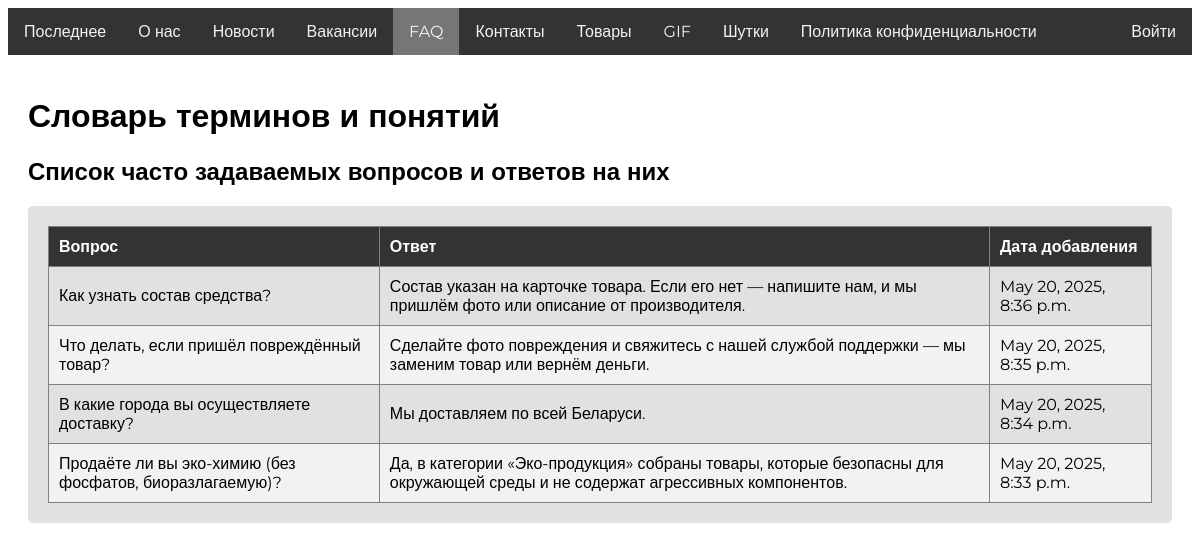
The app's page /faq/, older data.
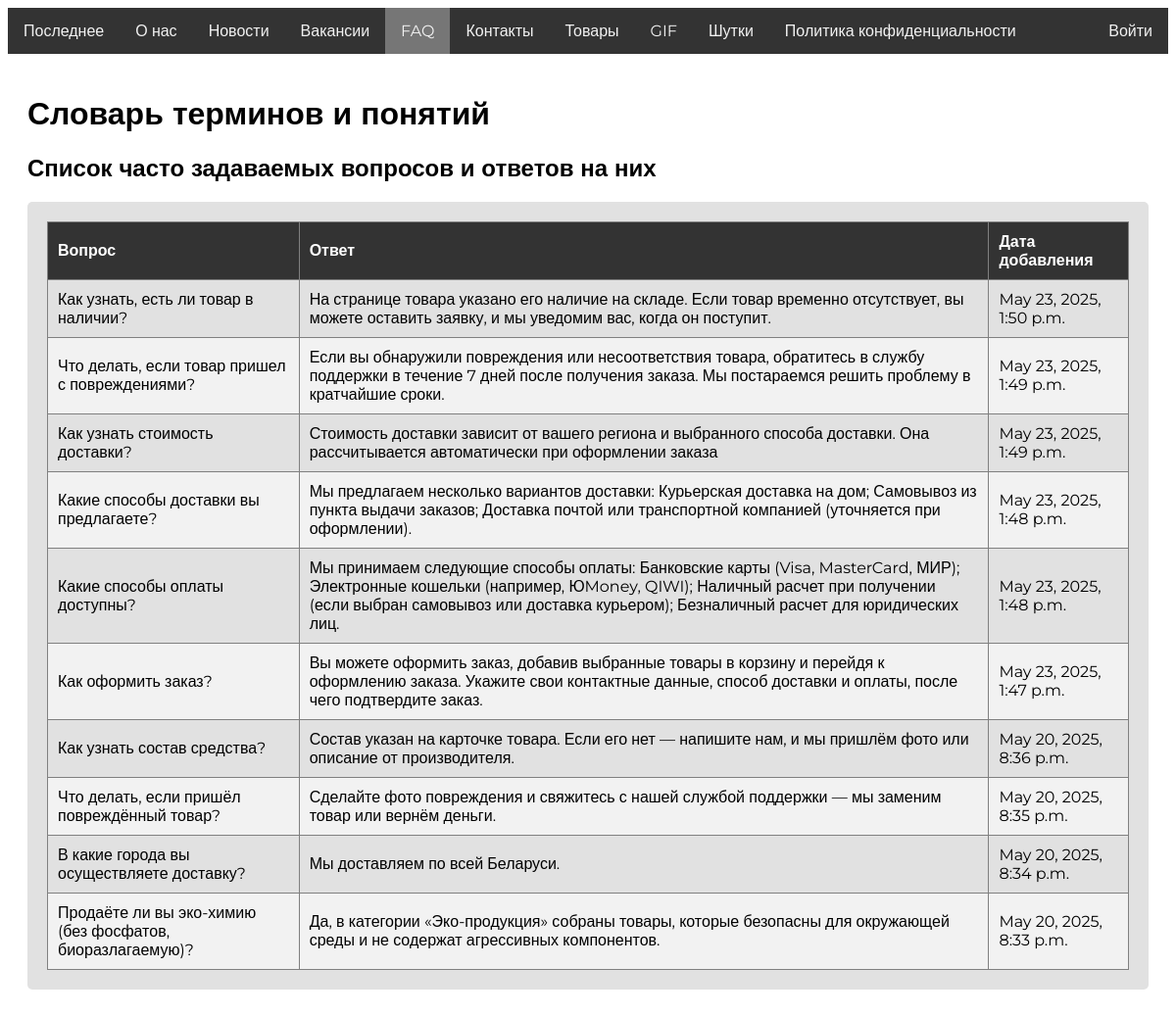
The same page, newer data.
### OnlineShop/models.py (models this page shows, shortened)
class FAQ(models.Model):
    objects = models.Manager()
    question = models.CharField(max_length=255)
    answer = models.TextField()
    date_added = models.DateTimeField(auto_now_add=True)

### OnlineShop/views.py (the view)
# urls.py: path('faq/', views.faq_list, name='faq_list'),
def faq_list(request):
    faqs = FAQ.objects.all().order_by('-date_added')
    return render(request, 'faq_list.html', {'faqs': faqs, 'user': request.user})

### templates/faq_list.html (shortened to what this page needs)
<!DOCTYPE html>
{% load static %}
<html lang="en">
<head>
    <link rel="stylesheet" href="{% static "css/styles.css" %}">
</head>
<body class="body">
    <div class="navbar">
        <div class="left-items">
            <a href="#" id="latest" class="tab">Последнее</a>
            <a href="#" id="about" class="tab">О нас</a>
            <a href="#" id="news" class="tab">Новости</a>
            <a href="{% url 'vacancy_list' %}" id="vacancies" class="tab">Вакансии</a>
            <a href="#" id="faq" class="tab active">FAQ</a>
            <a href="#" id="contacts" class="tab">Контакты</a>
            <a href="#" id="products" class="tab">Товары</a>
            <a href="#" id="gif" class="tab">GIF</a>
            <a href="#" id="rand" class="tab">Шутки</a>
            <a href="{% url 'privacy_policy' %}" id="privacy-policy" class="tab">Политика конфиденциальности</a>
        </div>
        {% if user.is_authenticated %}
        <div class="sp">
            <span>Привет, {{ user.username }}!</span>
            <a href="/logout">Выйти</a>
        </div>
        {% else %}
            <a href="/login">Войти</a>
        {% endif %}
    </div>
    <div class="container">
        <h1>Словарь терминов и понятий</h1>
        <h2>Список часто задаваемых вопросов и ответов на них</h2>
        <div class="article-summary">
            <table class="table" border="1">
                <thead>
                    <tr>
                        <th>Вопрос</th>
                        <th>Ответ</th>
                        <th>Дата добавления</th>
                    </tr>
                </thead>
                <tbody>
                    {% for faq in faqs %}
                    <tr>
                        <td>{{ faq.question }}</td>
                        <td>{{ faq.answer }}</td>
                        <td>{{ faq.date_added }}</td>
                    </tr>
                    {% endfor %}
                </tbody>
            </table>
        </div>
    </div>
</body>
</html>

Row changes from the older to the newer data that the page shows:
added FAQ: question "Как узнать, есть ли товар в наличии?", answer "На странице товара указано его наличие на складе. Если товар временно отсутствует, вы можете оставить заявку, и мы уведомим вас, когда он поступит.", date_added "May 23, 2025, 1:50 p.m."
added FAQ: question "Что делать, если товар пришел с повреждениями?", answer "Если вы обнаружили повреждения или несоответствия товара, обратитесь в службу поддержки в течение 7 дней после получения заказа. Мы постараемся решить проблему в кратчайшие сроки.", date_added "May 23, 2025, 1:49 p.m."
added FAQ: question "Как узнать стоимость доставки?", answer "Стоимость доставки зависит от вашего региона и выбранного способа доставки. Она рассчитывается автоматически при оформлении заказа", date_added "May 23, 2025, 1:49 p.m."
added FAQ: question "Какие способы доставки вы предлагаете?", answer "Мы предлагаем несколько вариантов доставки: Курьерская доставка на дом; Самовывоз из пункта выдачи заказов; Доставка почтой или транспортной компанией (уточняется при оформлении).", date_added "May 23, 2025, 1:48 p.m."
added FAQ: question "Какие способы оплаты доступны?", answer "Мы принимаем следующие способы оплаты: Банковские карты (Visa, MasterCard, МИР); Электронные кошельки (например, ЮMoney, QIWI); Наличный расчет при получении (если выбран самовывоз или доставка курьером); Безналичный расчет для юридических лиц.", date_added "May 23, 2025, 1:48 p.m."
added FAQ: question "Как оформить заказ?", answer "Вы можете оформить заказ, добавив выбранные товары в корзину и перейдя к оформлению заказа. Укажите свои контактные данные, способ доставки и оплаты, после чего подтвердите заказ.", date_added "May 23, 2025, 1:47 p.m."
